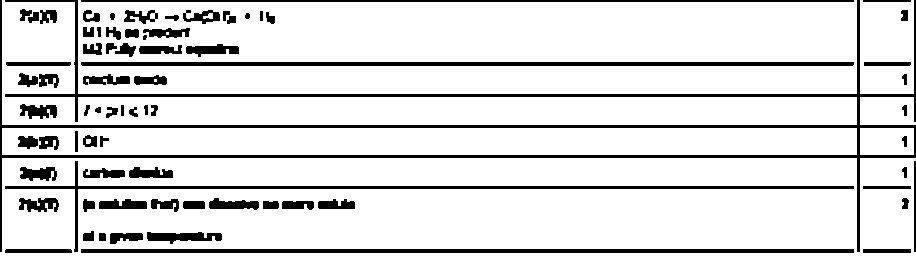
#> input picture temp_preprocessed_image.png, 916 x 262 px
$ python -i model2.py   (imports and definitions only)
#> lines starting #> are read from the running program, lines starting #| are printed output that depends on the picture; after the words box and inside, x2 and y2 are one past the last pixel; in counts of white or black regions, pixels touching at a corner belong together
import base64
from dotenv import load_dotenv
from groq import Groq

# [1 line not run here, left out]

import cv2
import numpy as np

def preprocess_image(image_path):
    """
    Preprocesses the image using OpenCV to enhance OCR accuracy.
    """
#> called with image_path = 'temp_preprocessed_image.png'
    # Read the image
    image = cv2.imread(image_path)
#> image is the input picture: shape (262, 916, 3); 86.6% white; 75 black regions (1 under 20 px), largest, box (x1, y1, x2, y2) and area: (0, 0, 916, 252) 10242, (81, 249, 854, 253) 3092, (81, 62, 854, 66) 3090

    # Convert to grayscale
    gray = cv2.cvtColor(image, cv2.COLOR_BGR2GRAY)

    # Apply Gaussian blur to reduce noise
    blurred = cv2.GaussianBlur(gray, (5, 5), 0)
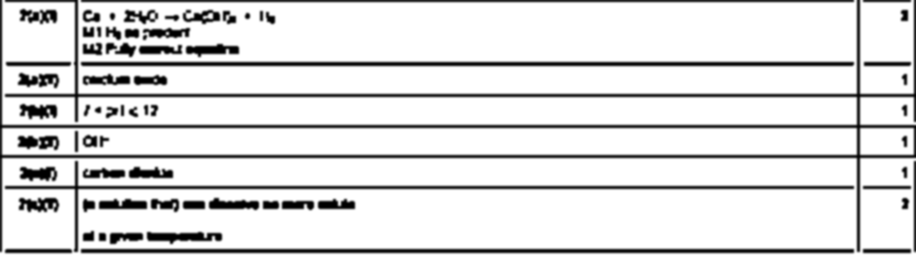
#> blurred: shape (262, 916); min 0, max 255, mean 221

    # Apply adaptive thresholding
    thresh = cv2.adaptiveThreshold(blurred, 255, cv2.ADAPTIVE_THRESH_GAUSSIAN_C, cv2.THRESH_BINARY, 11, 2)
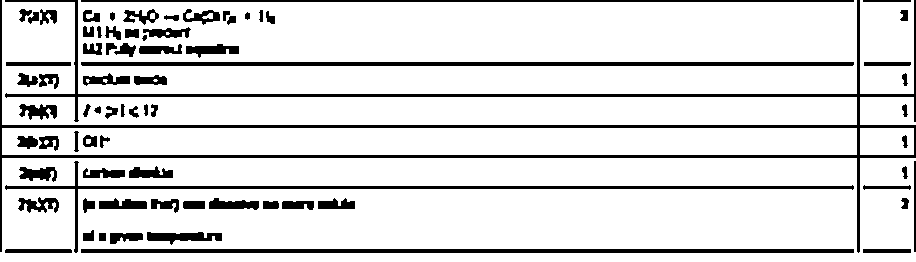
#> thresh: shape (262, 916); 86.5% white; 75 black regions, largest, box (x1, y1, x2, y2) and area: (0, 0, 916, 253) 10247, (81, 249, 854, 253) 3092, (81, 62, 854, 66) 3090

    # Apply morphological operations to remove noise and fill gaps
    kernel = np.ones((3, 3), np.uint8)
    cleaned = cv2.morphologyEx(thresh, cv2.MORPH_OPEN, kernel)
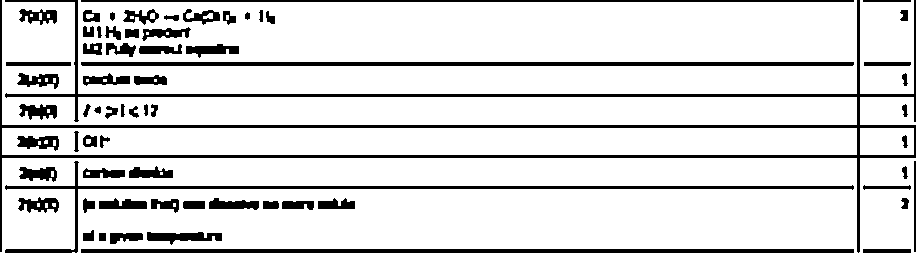
#> cleaned: shape (262, 916); 86.4% white; 67 black regions, largest, box (x1, y1, x2, y2) and area: (0, 0, 916, 253) 10247, (5, 161, 854, 253) 3092, (81, 249, 854, 253) 3092
    cleaned = cv2.morphologyEx(cleaned, cv2.MORPH_CLOSE, kernel)
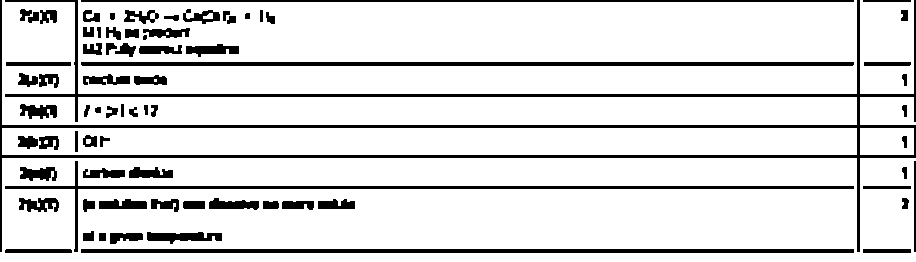
#> cleaned: shape (262, 916); 86.6% white; 75 black regions (1 under 20 px), largest, box (x1, y1, x2, y2) and area: (0, 0, 916, 252) 10242, (81, 249, 854, 253) 3092, (81, 62, 854, 66) 3090

    # Save the preprocessed image to a temporary file
    temp_path = "temp_preprocessed_image.png"
    cv2.imwrite(temp_path, cleaned)

    return temp_path
class ImageOCRAnalyzer:
    def __init__(self, model_name="llama-3.2-90b-vision-preview"):
        self.model_name = model_name
        self.client = Groq()

    # [40 lines left out: functions encode_image, perform_ocr, not called in this run]
class AssessmentTool:
    def __init__(self, ocr_analyzer):
        self.ocr_analyzer = ocr_analyzer

    # [59 lines left out: functions extract_student_response, extract_marking_scheme, assess_student_response, not called in this run]

# [29 lines not run here, left out]

>>> result = preprocess_image('temp_preprocessed_image.png')
